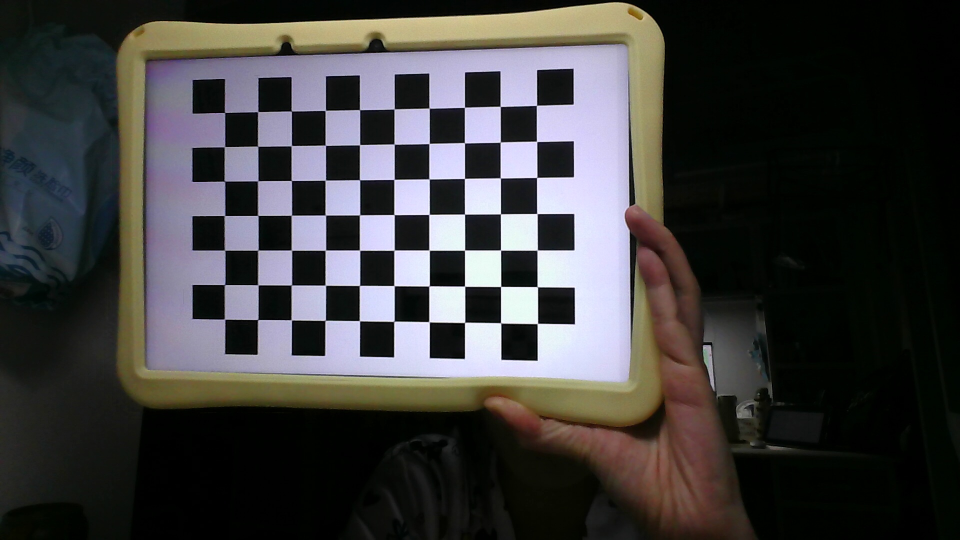
#> input picture calibration/include/camera_calibration_images/capture_0.jpg, 1920 x 1080 px (shown at 1/2 size); its folder holds 4 pictures in this run
$ python camera_calibration.py
#> lines starting #> are read from the running program, lines starting #| are printed output that depends on the picture; after the words box and inside, x2 and y2 are one past the last pixel; in counts of white or black regions, pixels touching at a corner belong together

import numpy as np
import cv2
import glob
import pickle
import matplotlib.pyplot as plt


# ===================== 第一步：棋盘格角点检测 =====================
chessboard_size = (10,7)  # 内角点行列数
square_size = 0.02  # 单个棋盘格实际边长（单位：m）
img_path = '/home/wrt/task_7/calibration/include/camera_calibration_images/*.jpg'  # 标定图片路径
test_img_path = '/home/wrt/task_7/calibration/include/camera_calibration_images/img1.jpg'  # 测试图片路径
save_pickle_path = '/home/wrt/task_7/calibration/include/camera_calibration.pkl'  # pickle参数保存路径

# 准备3D物理坐标点
objp = np.zeros((np.prod(chessboard_size), 3), np.float32)
objp[:, :2] = np.mgrid[0:chessboard_size[0], 0:chessboard_size[1]].T.reshape(-1, 2) * square_size

# 存储物理点和图像点
objpoints = []  # 3D物理点
imgpoints = []  # 2D图像点

# 读取所有标定图片
images = glob.glob(img_path)
if not images:
    raise FileNotFoundError(f"未找到标定图片，请检查路径：{img_path}")

# 遍历图片检测角点
img_size = None
for idx, fname in enumerate(images):
    img = cv2.imread(fname)
#> img is the input picture: shape (1080, 1920, 3); mean B, G, R 61.4, 61.9, 62.8
    if img is None:
        print(f"跳过无效图片：{fname}")
        continue
    if img_size is None:
        img_size = (img.shape[1], img.shape[0])  # 记录图片尺寸
#> img_size = (1920, 1080)
    gray = cv2.cvtColor(img, cv2.COLOR_BGR2GRAY)
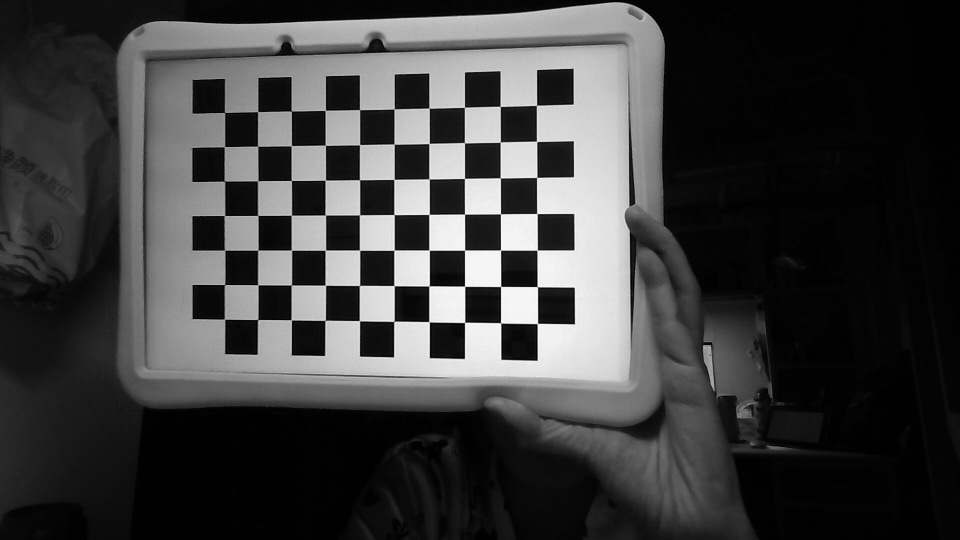
#> gray: shape (1080, 1920) (shown at 1/2 size); min 0, max 254, mean 62.1

    # 查找棋盘格角点
    ret, corners = cv2.findChessboardCorners(gray, chessboard_size, None)
#> ret = True; corners = 70 rows, first 8: [451.2, 225.8], [517, 225], [584.2, 223.4], [652.9, 220.1], [720.5, 220.9], [787.6, 219.1], [858.1, 216.2], [929.6, 215]
    if ret:
        # 亚像素级角点细化
        criteria = (cv2.TERM_CRITERIA_EPS + cv2.TERM_CRITERIA_MAX_ITER, 30, 0.001)
        corners_refined = cv2.cornerSubPix(gray, corners, (11, 11), (-1, -1), criteria)
#> corners_refined = 70 rows, first 8: [449.7, 225.5], [516.1, 223.7], [583.2, 222.5], [651, 221.3], [719.6, 219.9], [788.7, 218.3], [858.6, 216.6], [929.4, 215]
        objpoints.append(objp)
        imgpoints.append(corners_refined)

        # 绘制并显示角点
        cv2.drawChessboardCorners(img, chessboard_size, corners_refined, ret)
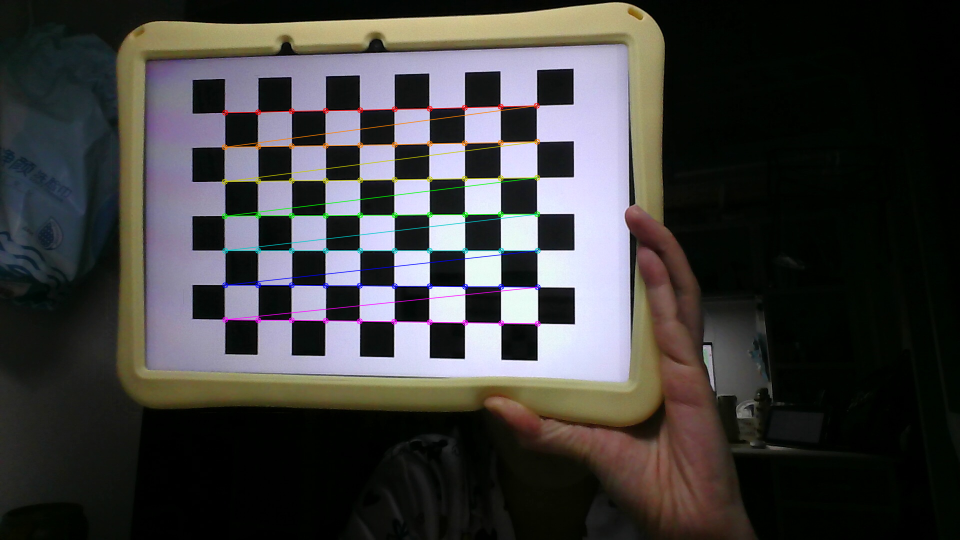
#> img: shape (1080, 1920, 3) (shown at 1/2 size); 1.44% of pixels changed, all inside (x1, y1, x2, y2) = (443, 205, 1082, 654)
        cv2.imshow('Chessboard Corners', img)
        cv2.waitKey(500)  # 显示500ms后继续
#> pass 2 of the loop `for idx, fname in enumerate(images):`:
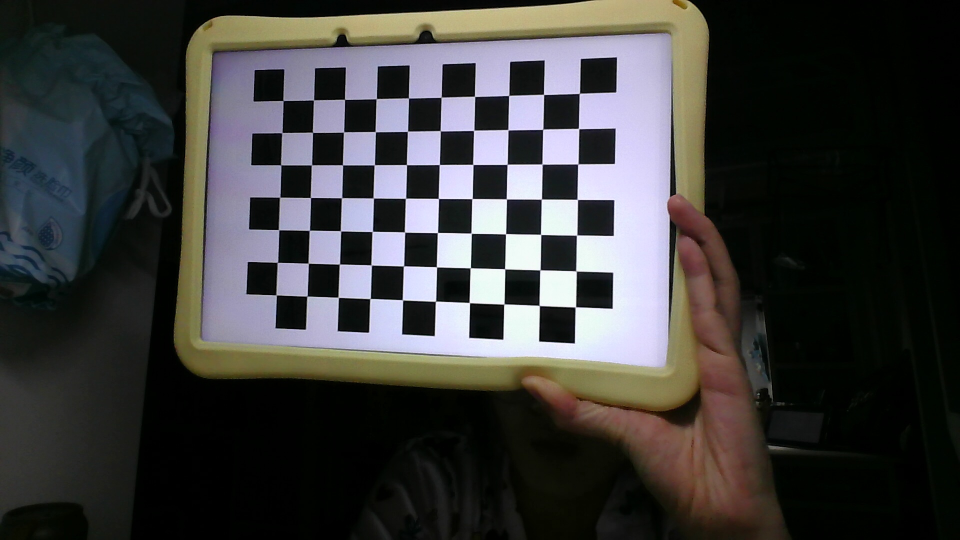
#> input picture calibration/include/camera_calibration_images/capture_1.jpg, 1920 x 1080 px (shown at 1/2 size)
#> img is the input picture: shape (1080, 1920, 3); mean B, G, R 59.6, 60.7, 60.9
#> `gray = cv2.cvtColor(img, cv2.COLOR_BGR2GRAY)`:
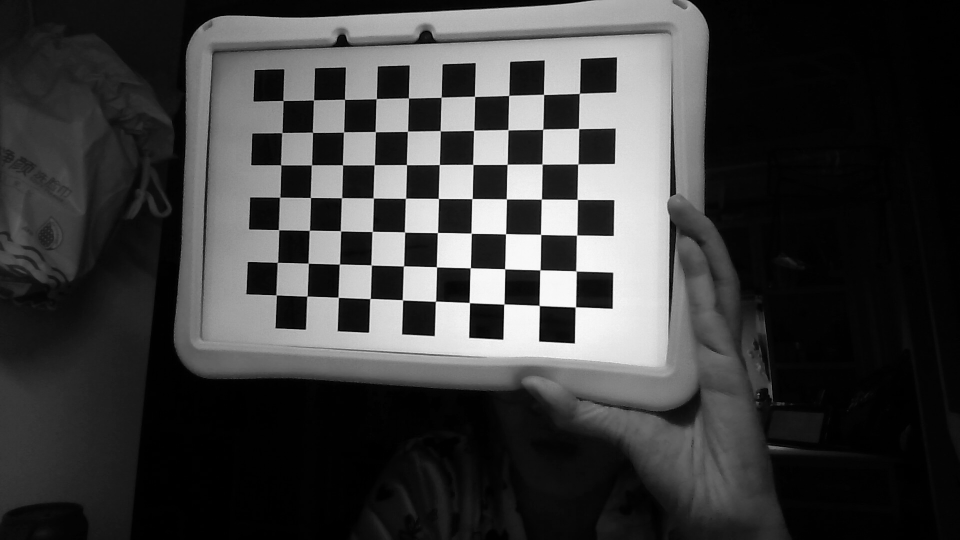
#> gray: shape (1080, 1920) (shown at 1/2 size); min 0, max 253, mean 60.6
#> corners = 70 rows, first 8: [565.5, 203], [626.2, 201.7], [689.8, 199], [751.4, 199.1], [818.3, 197.4], [881.6, 195.7], [949.4, 192.9], [1018, 191]
#> corners_refined = 70 rows, first 8: [566.5, 201.5], [627.5, 200.4], [689.6, 199.2], [753, 197.8], [817.3, 196.5], [882.7, 194.9], [949.6, 193.2], [1017.9, 191.3]
#> `cv2.drawChessboardCorners(img, chessboard_size, corners_refined, ret)`:
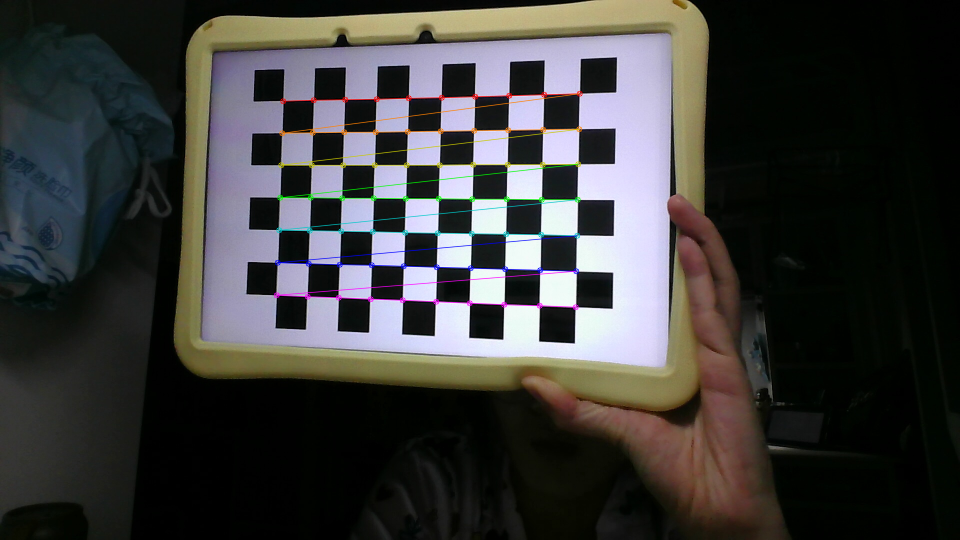
#> img: shape (1080, 1920, 3) (shown at 1/2 size); 1.39% of pixels changed, all inside (x1, y1, x2, y2) = (547, 181, 1166, 621)
#> pass 3 of the loop `for idx, fname in enumerate(images):`:
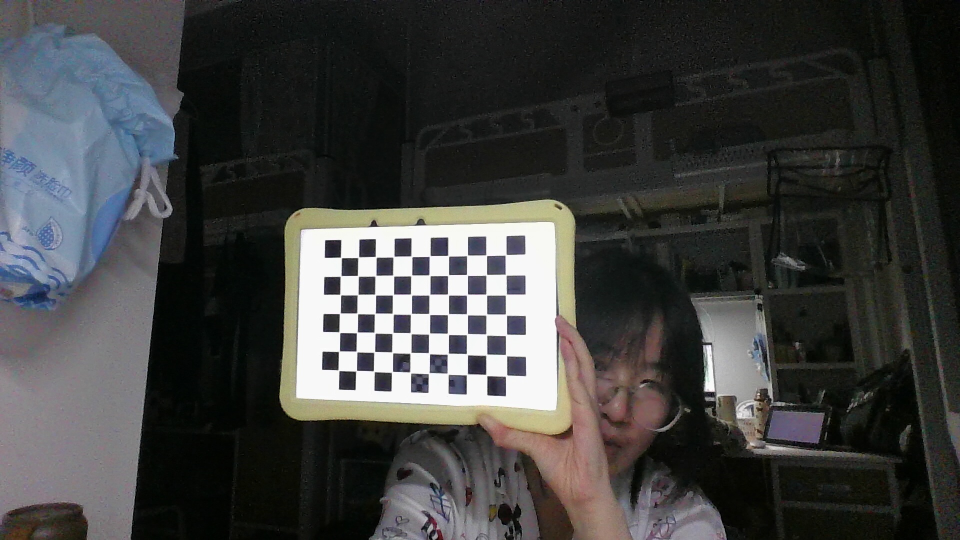
#> input picture calibration/include/camera_calibration_images/capture_2.jpg, 1920 x 1080 px (shown at 1/2 size)
#> img is the input picture: shape (1080, 1920, 3); mean B, G, R 64.2, 65.1, 64.5
#> `gray = cv2.cvtColor(img, cv2.COLOR_BGR2GRAY)`:
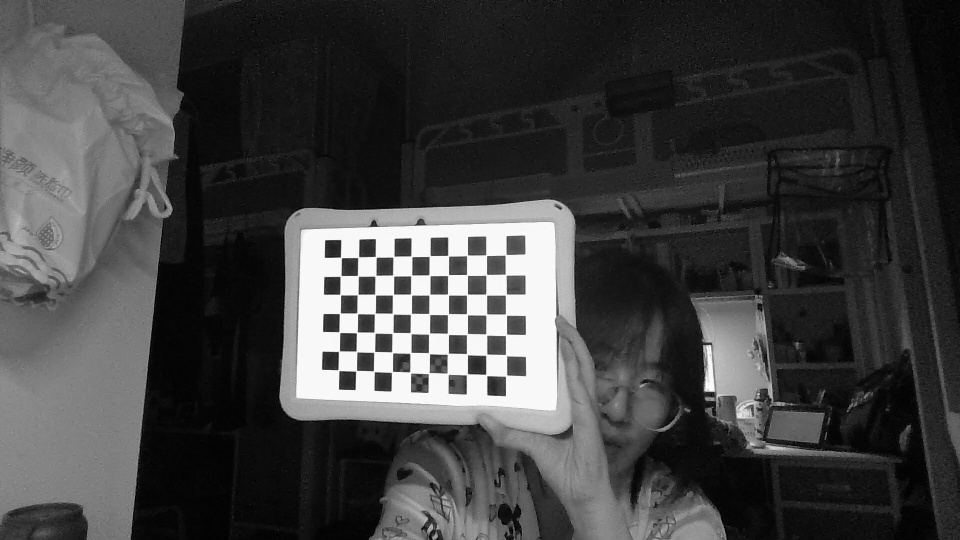
#> gray: shape (1080, 1920) (shown at 1/2 size); min 0, max 255, mean 64.8
#> corners = 70 rows, first 8: [683.7, 516.1], [718.2, 514], [753.8, 515.1], [788.9, 512.5], [824.4, 514.8], [858.4, 513.7], [895.5, 510.9], [935.8, 510.2]
#> corners_refined = 70 rows, first 8: [682.2, 515.3], [717, 514.8], [752, 514.1], [787.4, 513.7], [823.4, 513.1], [859.8, 512.5], [896.8, 511.9], [934.6, 511]
#> `cv2.drawChessboardCorners(img, chessboard_size, corners_refined, ret)`:
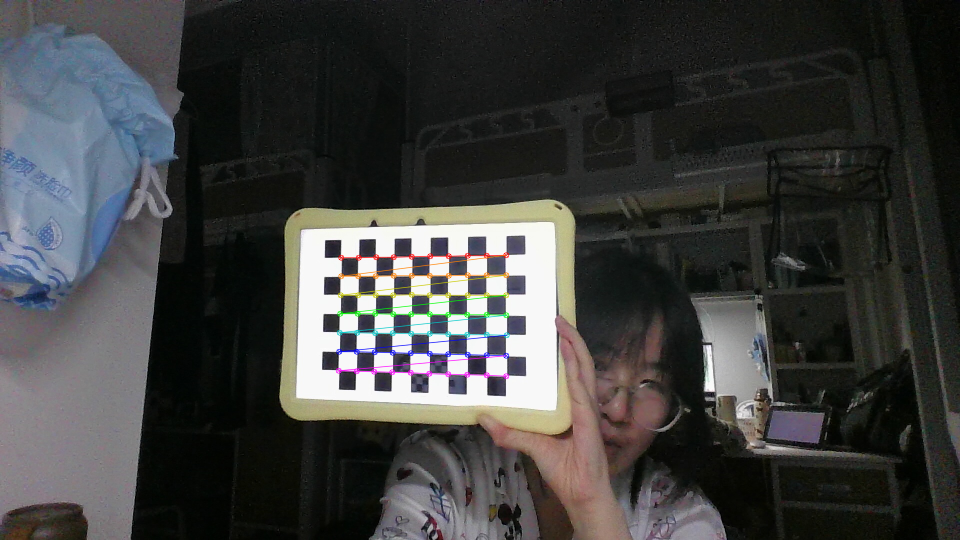
#> img: shape (1080, 1920, 3) (shown at 1/2 size); 0.88% of pixels changed, all inside (x1, y1, x2, y2) = (671, 504, 1020, 759)
#> the loop made 4 passes; the first 3 are shown
cv2.destroyAllWindows()

# 检查角点检测结果
if not objpoints or not imgpoints:
    raise ValueError("未检测到有效棋盘格角点，请检查标定图片或棋盘格参数")

# ===================== 第二步：相机标定 =====================
ret, mtx, dist, rvecs, tvecs = cv2.calibrateCamera(
    objpoints, imgpoints, img_size, None, None
)
print("相机内参矩阵：\n", mtx)
print("畸变系数：\n", dist)

# ===================== 第三步：测试图像畸变校正 =====================
# 读取测试图片
test_img = cv2.imread(test_img_path)
if test_img is None:
#> (the run stopped early here; a loop or call above may not have finished)
